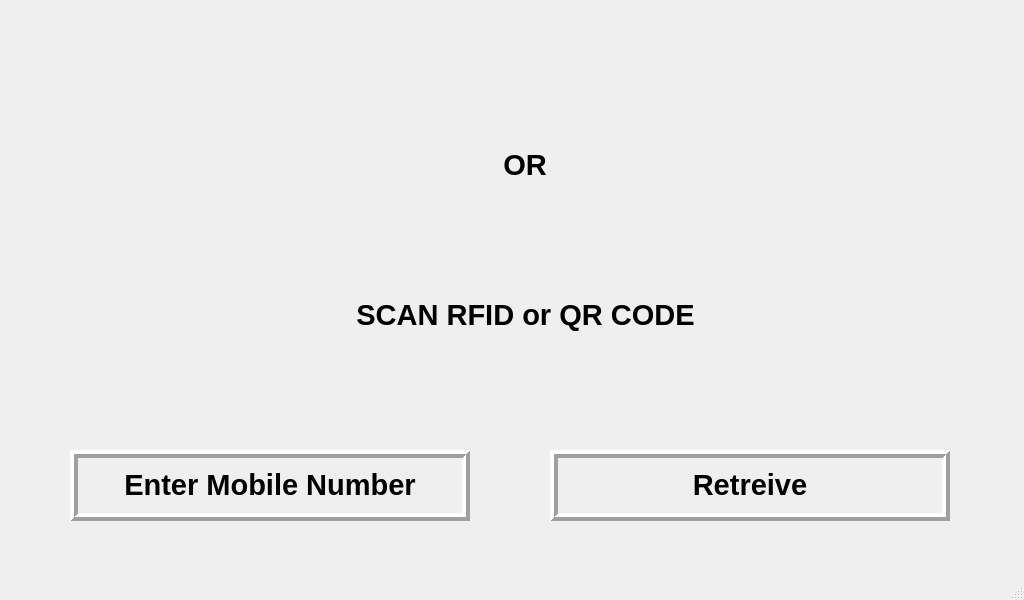
<?xml version="1.0" encoding="UTF-8"?>
<ui version="4.0">
 <class>MainWindow3</class>
 <widget class="QMainWindow" name="MainWindow3">
  <property name="geometry">
   <rect>
    <x>0</x>
    <y>0</y>
    <width>1024</width>
    <height>600</height>
   </rect>
  </property>
  <property name="windowTitle">
   <string>MainWindow</string>
  </property>
  <widget class="QWidget" name="centralwidget">
   <widget class="QLabel" name="label_2">
    <property name="geometry">
     <rect>
      <x>0</x>
      <y>0</y>
      <width>1024</width>
      <height>600</height>
     </rect>
    </property>
    <property name="text">
     <string/>
    </property>
    <property name="pixmap">
     <pixmap>pics/Standby.png</pixmap>
    </property>
    <property name="scaledContents">
     <bool>true</bool>
    </property>
   </widget>
   <widget class="QLabel" name="RFID_Icon">
    <property name="geometry">
     <rect>
      <x>100</x>
      <y>50</y>
      <width>400</width>
      <height>200</height>
     </rect>
    </property>
    <property name="text">
     <string/>
    </property>
    <property name="pixmap">
     <pixmap>pics/1 (300 × 300 px).png</pixmap>
    </property>
    <property name="scaledContents">
     <bool>true</bool>
    </property>
   </widget>
   <widget class="QLabel" name="label_3">
    <property name="geometry">
     <rect>
      <x>310</x>
      <y>290</y>
      <width>431</width>
      <height>50</height>
     </rect>
    </property>
    <property name="text">
     <string>&lt;html&gt;&lt;head/&gt;&lt;body&gt;&lt;p align=&quot;center&quot;&gt;&lt;span style=&quot; font-size:22pt; font-weight:600;&quot;&gt;SCAN RFID or QR CODE&lt;/span&gt;&lt;/p&gt;&lt;/body&gt;&lt;/html&gt;</string>
    </property>
   </widget>
   <widget class="QLabel" name="QR_Icon">
    <property name="geometry">
     <rect>
      <x>600</x>
      <y>60</y>
      <width>191</width>
      <height>181</height>
     </rect>
    </property>
    <property name="text">
     <string/>
    </property>
    <property name="pixmap">
     <pixmap>pics/QR.png</pixmap>
    </property>
    <property name="scaledContents">
     <bool>true</bool>
    </property>
   </widget>
   <widget class="QLabel" name="label_5">
    <property name="geometry">
     <rect>
      <x>500</x>
      <y>140</y>
      <width>50</width>
      <height>50</height>
     </rect>
    </property>
    <property name="text">
     <string>&lt;html&gt;&lt;head/&gt;&lt;body&gt;&lt;p align=&quot;center&quot;&gt;&lt;span style=&quot; font-size:22pt; font-weight:600;&quot;&gt;OR&lt;/span&gt;&lt;/p&gt;&lt;/body&gt;&lt;/html&gt;</string>
    </property>
   </widget>
   <widget class="QLabel" name="Retrieve">
    <property name="geometry">
     <rect>
      <x>550</x>
      <y>450</y>
      <width>400</width>
      <height>71</height>
     </rect>
    </property>
    <property name="frameShape">
     <enum>QFrame::Box</enum>
    </property>
    <property name="frameShadow">
     <enum>QFrame::Raised</enum>
    </property>
    <property name="lineWidth">
     <number>4</number>
    </property>
    <property name="text">
     <string>&lt;html&gt;&lt;head/&gt;&lt;body&gt;&lt;p align=&quot;center&quot;&gt;&lt;span style=&quot; font-size:22pt; font-weight:600; color:#000000;&quot;&gt;Retreive&lt;/span&gt;&lt;/p&gt;&lt;/body&gt;&lt;/html&gt;</string>
    </property>
    <property name="alignment">
     <set>Qt::AlignCenter</set>
    </property>
   </widget>
   <widget class="QPushButton" name="Retreive">
    <property name="geometry">
     <rect>
      <x>550</x>
      <y>450</y>
      <width>400</width>
      <height>71</height>
     </rect>
    </property>
    <property name="text">
     <string/>
    </property>
    <property name="iconSize">
     <size>
      <width>200</width>
      <height>200</height>
     </size>
    </property>
    <property name="checkable">
     <bool>false</bool>
    </property>
    <property name="checked">
     <bool>false</bool>
    </property>
    <property name="flat">
     <bool>true</bool>
    </property>
   </widget>
   <widget class="QPushButton" name="next1">
    <property name="geometry">
     <rect>
      <x>70</x>
      <y>450</y>
      <width>400</width>
      <height>71</height>
     </rect>
    </property>
    <property name="autoFillBackground">
     <bool>false</bool>
    </property>
    <property name="text">
     <string/>
    </property>
    <property name="iconSize">
     <size>
      <width>50</width>
      <height>50</height>
     </size>
    </property>
    <property name="checkable">
     <bool>false</bool>
    </property>
    <property name="checked">
     <bool>false</bool>
    </property>
    <property name="autoDefault">
     <bool>false</bool>
    </property>
    <property name="default">
     <bool>false</bool>
    </property>
    <property name="flat">
     <bool>true</bool>
    </property>
   </widget>
   <widget class="QLabel" name="notification">
    <property name="geometry">
     <rect>
      <x>110</x>
      <y>340</y>
      <width>831</width>
      <height>50</height>
     </rect>
    </property>
    <property name="text">
     <string>&lt;html&gt;&lt;head/&gt;&lt;body&gt;&lt;p align=&quot;center&quot;&gt;&lt;span style=&quot; font-size:22pt; font-weight:600;&quot;&gt;&lt;/span&gt;&lt;/p&gt;&lt;/body&gt;&lt;/html&gt;</string>
    </property>
   </widget>
   <widget class="QLabel" name="next">
    <property name="geometry">
     <rect>
      <x>70</x>
      <y>450</y>
      <width>400</width>
      <height>71</height>
     </rect>
    </property>
    <property name="frameShape">
     <enum>QFrame::Box</enum>
    </property>
    <property name="frameShadow">
     <enum>QFrame::Raised</enum>
    </property>
    <property name="lineWidth">
     <number>4</number>
    </property>
    <property name="text">
     <string>&lt;html&gt;&lt;head/&gt;&lt;body&gt;&lt;p align=&quot;center&quot;&gt;&lt;span style=&quot; font-size:22pt; font-weight:600;&quot;&gt;Enter Mobile Number&lt;/span&gt;&lt;/p&gt;&lt;/body&gt;&lt;/html&gt;</string>
    </property>
    <property name="alignment">
     <set>Qt::AlignCenter</set>
    </property>
   </widget>
   <zorder>label_2</zorder>
   <zorder>RFID_Icon</zorder>
   <zorder>label_3</zorder>
   <zorder>QR_Icon</zorder>
   <zorder>label_5</zorder>
   <zorder>Retrieve</zorder>
   <zorder>Retreive</zorder>
   <zorder>notification</zorder>
   <zorder>next</zorder>
   <zorder>next1</zorder>
  </widget>
  <widget class="QMenuBar" name="menubar">
   <property name="geometry">
    <rect>
     <x>0</x>
     <y>0</y>
     <width>1024</width>
     <height>21</height>
    </rect>
   </property>
  </widget>
  <widget class="QStatusBar" name="statusbar"/>
 </widget>
 <resources/>
 <connections/>
</ui>
